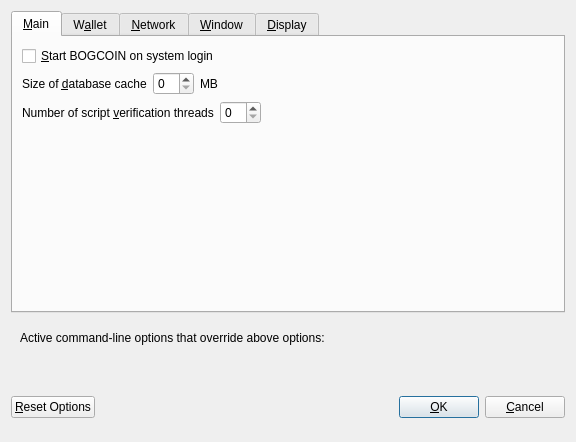
<?xml version="1.0" encoding="UTF-8"?>
<ui version="4.0">
 <class>OptionsDialog</class>
 <widget class="QDialog" name="OptionsDialog">
  <property name="geometry">
   <rect>
    <x>0</x>
    <y>0</y>
    <width>576</width>
    <height>442</height>
   </rect>
  </property>
  <property name="windowTitle">
   <string>Options</string>
  </property>
  <property name="modal">
   <bool>true</bool>
  </property>
  <layout class="QVBoxLayout" name="verticalLayout">
   <item>
    <widget class="QTabWidget" name="tabWidget">
     <property name="currentIndex">
      <number>0</number>
     </property>
     <widget class="QWidget" name="tabMain">
      <attribute name="title">
       <string>&amp;Main</string>
      </attribute>
      <layout class="QVBoxLayout" name="verticalLayout_Main">
       <item>
        <widget class="QCheckBox" name="bitcoinAtStartup">
         <property name="toolTip">
          <string>Automatically start BOGCOIN after logging in to the system.</string>
         </property>
         <property name="text">
          <string>&amp;Start BOGCOIN on system login</string>
         </property>
        </widget>
       </item>
       <item>
        <layout class="QHBoxLayout" name="horizontalLayout_2_Main">
         <item>
          <widget class="QLabel" name="databaseCacheLabel">
           <property name="text">
            <string>Size of &amp;database cache</string>
           </property>
           <property name="textFormat">
            <enum>Qt::PlainText</enum>
           </property>
           <property name="buddy">
            <cstring>databaseCache</cstring>
           </property>
          </widget>
         </item>
         <item>
          <widget class="QSpinBox" name="databaseCache"/>
         </item>
         <item>
          <widget class="QLabel" name="databaseCacheUnitLabel">
           <property name="text">
            <string>MB</string>
           </property>
           <property name="textFormat">
            <enum>Qt::PlainText</enum>
           </property>
          </widget>
         </item>
         <item>
          <spacer name="horizontalSpacer_2_Main">
           <property name="orientation">
            <enum>Qt::Horizontal</enum>
           </property>
           <property name="sizeHint" stdset="0">
            <size>
             <width>40</width>
             <height>20</height>
            </size>
           </property>
          </spacer>
         </item>
        </layout>
       </item>
       <item>
        <layout class="QHBoxLayout" name="horizontalLayout_3_Main">
         <item>
          <widget class="QLabel" name="threadsScriptVerifLabel">
           <property name="text">
            <string>Number of script &amp;verification threads</string>
           </property>
           <property name="textFormat">
            <enum>Qt::PlainText</enum>
           </property>
           <property name="buddy">
            <cstring>threadsScriptVerif</cstring>
           </property>
          </widget>
         </item>
         <item>
          <widget class="QSpinBox" name="threadsScriptVerif">
           <property name="toolTip">
            <string>(0 = auto, &lt;0 = leave that many cores free)</string>
           </property>
          </widget>
         </item>
         <item>
          <spacer name="horizontalSpacer_3_Main">
           <property name="orientation">
            <enum>Qt::Horizontal</enum>
           </property>
           <property name="sizeHint" stdset="0">
            <size>
             <width>40</width>
             <height>20</height>
            </size>
           </property>
          </spacer>
         </item>
        </layout>
       </item>
       <item>
        <spacer name="verticalSpacer_2">
         <property name="orientation">
          <enum>Qt::Vertical</enum>
         </property>
         <property name="sizeHint" stdset="0">
          <size>
           <width>20</width>
           <height>40</height>
          </size>
         </property>
        </spacer>
       </item>
      </layout>
     </widget>
     <widget class="QWidget" name="tabWallet">
      <attribute name="title">
       <string>W&amp;allet</string>
      </attribute>
      <layout class="QVBoxLayout" name="verticalLayout_Wallet">
       <item>
        <layout class="QHBoxLayout" name="horizontalLayout_2_Wallet">
         <item>
          <widget class="QLabel" name="labelStakeSplitThresholdText">
           <property name="text">
            <string>Stake split threshold:</string>
           </property>
          </widget>
         </item>
         <item>
          <widget class="QSpinBox" name="spinBoxStakeSplitThreshold">
           <property name="minimum">
            <number>1</number>
           </property>
           <property name="maximum">
            <number>999999</number>
           </property>
          </widget>
         </item>
        </layout>
       </item>
       <item>
        <widget class="QGroupBox" name="groupBox">
         <property name="title">
          <string>Expert</string>
         </property>
         <layout class="QVBoxLayout" name="verticalLayout_2">
          <item>
           <widget class="QCheckBox" name="coinControlFeatures">
            <property name="toolTip">
             <string>Whether to show coin control features or not.</string>
            </property>
            <property name="text">
             <string>Enable coin &amp;control features</string>
            </property>
           </widget>
          </item>
          <item>
           <widget class="QCheckBox" name="showMasternodesTab">
            <property name="toolTip">
             <string>Show additional tab listing all your masternodes in first sub-tab&lt;br/&gt;and all masternodes on the network in second sub-tab.</string>
            </property>
            <property name="text">
             <string>Show Masternodes Tab</string>
            </property>
           </widget>
          </item>
          <item>
           <widget class="QCheckBox" name="spendZeroConfChange">
            <property name="toolTip">
             <string>If you disable the spending of unconfirmed change, the change from a transaction&lt;br/&gt;cannot be used until that transaction has at least one confirmation.&lt;br/&gt;This also affects how your balance is computed.</string>
            </property>
            <property name="text">
             <string>&amp;Spend unconfirmed change</string>
            </property>
           </widget>
          </item>
         </layout>
        </widget>
       </item>
       <item>
        <spacer name="verticalSpacer_Wallet">
         <property name="orientation">
          <enum>Qt::Vertical</enum>
         </property>
         <property name="sizeHint" stdset="0">
          <size>
           <width>20</width>
           <height>40</height>
          </size>
         </property>
        </spacer>
       </item>
      </layout>
     </widget>
     <widget class="QWidget" name="tabNetwork">
      <attribute name="title">
       <string>&amp;Network</string>
      </attribute>
      <layout class="QVBoxLayout" name="verticalLayout_Network">
       <item>
        <widget class="QCheckBox" name="mapPortUpnp">
         <property name="toolTip">
          <string>Automatically open the BOGCOIN client port on the router. This only works when your router supports UPnP and it is enabled.</string>
         </property>
         <property name="text">
          <string>Map port using &amp;UPnP</string>
         </property>
        </widget>
       </item>
       <item>
        <widget class="QCheckBox" name="allowIncoming">
         <property name="toolTip">
          <string>Accept connections from outside</string>
         </property>
         <property name="text">
          <string>Allow incoming connections</string>
         </property>
        </widget>
       </item>
       <item>
        <widget class="QCheckBox" name="connectSocks">
         <property name="toolTip">
          <string>Connect to the BOGCOIN network through a SOCKS5 proxy.</string>
         </property>
         <property name="text">
          <string>&amp;Connect through SOCKS5 proxy (default proxy):</string>
         </property>
        </widget>
       </item>
       <item>
        <layout class="QHBoxLayout" name="horizontalLayout_1_Network">
         <item>
          <widget class="QLabel" name="proxyIpLabel">
           <property name="text">
            <string>Proxy &amp;IP:</string>
           </property>
           <property name="textFormat">
            <enum>Qt::PlainText</enum>
           </property>
           <property name="buddy">
            <cstring>proxyIp</cstring>
           </property>
          </widget>
         </item>
         <item>
          <widget class="QValidatedLineEdit" name="proxyIp">
           <property name="minimumSize">
            <size>
             <width>140</width>
             <height>0</height>
            </size>
           </property>
           <property name="maximumSize">
            <size>
             <width>140</width>
             <height>16777215</height>
            </size>
           </property>
           <property name="toolTip">
            <string>IP address of the proxy (e.g. IPv4: 127.0.0.1 / IPv6: ::1)</string>
           </property>
          </widget>
         </item>
         <item>
          <widget class="QLabel" name="proxyPortLabel">
           <property name="text">
            <string>&amp;Port:</string>
           </property>
           <property name="textFormat">
            <enum>Qt::PlainText</enum>
           </property>
           <property name="buddy">
            <cstring>proxyPort</cstring>
           </property>
          </widget>
         </item>
         <item>
          <widget class="QLineEdit" name="proxyPort">
           <property name="minimumSize">
            <size>
             <width>55</width>
             <height>0</height>
            </size>
           </property>
           <property name="maximumSize">
            <size>
             <width>55</width>
             <height>16777215</height>
            </size>
           </property>
           <property name="toolTip">
            <string>Port of the proxy (e.g. 9050)</string>
           </property>
          </widget>
         </item>
         <item>
          <spacer name="horizontalSpacer_1_Network">
           <property name="orientation">
            <enum>Qt::Horizontal</enum>
           </property>
           <property name="sizeHint" stdset="0">
            <size>
             <width>40</width>
             <height>20</height>
            </size>
           </property>
          </spacer>
         </item>
        </layout>
       </item>
       <item>
        <spacer name="verticalSpacer_Network">
         <property name="orientation">
          <enum>Qt::Vertical</enum>
         </property>
         <property name="sizeHint" stdset="0">
          <size>
           <width>20</width>
           <height>40</height>
          </size>
         </property>
        </spacer>
       </item>
      </layout>
     </widget>
     <widget class="QWidget" name="tabWindow">
      <attribute name="title">
       <string>&amp;Window</string>
      </attribute>
      <layout class="QVBoxLayout" name="verticalLayout_Window">
       <item>
        <widget class="QCheckBox" name="minimizeToTray">
         <property name="toolTip">
          <string>Show only a tray icon after minimizing the window.</string>
         </property>
         <property name="text">
          <string>&amp;Minimize to the tray instead of the taskbar</string>
         </property>
        </widget>
       </item>
       <item>
        <widget class="QCheckBox" name="minimizeOnClose">
         <property name="toolTip">
          <string>Minimize instead of exit the application when the window is closed. When this option is enabled, the application will be closed only after selecting Quit in the menu.</string>
         </property>
         <property name="text">
          <string>M&amp;inimize on close</string>
         </property>
        </widget>
       </item>
       <item>
        <spacer name="verticalSpacer_Window">
         <property name="orientation">
          <enum>Qt::Vertical</enum>
         </property>
         <property name="sizeHint" stdset="0">
          <size>
           <width>20</width>
           <height>40</height>
          </size>
         </property>
        </spacer>
       </item>
      </layout>
     </widget>
     <widget class="QWidget" name="tabDisplay">
      <attribute name="title">
       <string>&amp;Display</string>
      </attribute>
      <layout class="QVBoxLayout" name="verticalLayout_Display">
       <item>
        <layout class="QHBoxLayout" name="horizontalLayout_1_Display">
         <item>
          <widget class="QLabel" name="langLabel">
           <property name="text">
            <string>User Interface &amp;language:</string>
           </property>
           <property name="textFormat">
            <enum>Qt::PlainText</enum>
           </property>
           <property name="buddy">
            <cstring>lang</cstring>
           </property>
          </widget>
         </item>
         <item>
          <widget class="QValueComboBox" name="lang">
           <property name="toolTip">
            <string>The user interface language can be set here. This setting will take effect after restarting BOGCOIN.</string>
           </property>
          </widget>
         </item>
        </layout>
       </item>
       <item>
        <widget class="Line" name="line">
         <property name="orientation">
          <enum>Qt::Horizontal</enum>
         </property>
        </widget>
       </item>
       <item>
        <layout class="QHBoxLayout" name="horizontalLayout_2_Display">
         <item>
          <widget class="QLabel" name="unitLabel">
           <property name="text">
            <string>&amp;Unit to show amounts in:</string>
           </property>
           <property name="textFormat">
            <enum>Qt::PlainText</enum>
           </property>
           <property name="buddy">
            <cstring>unit</cstring>
           </property>
          </widget>
         </item>
         <item>
          <widget class="QValueComboBox" name="unit">
           <property name="toolTip">
            <string>Choose the default subdivision unit to show in the interface and when sending coins.</string>
           </property>
          </widget>
         </item>
        </layout>
       </item>
       <item>
        <layout class="QHBoxLayout" name="horizontalLayout_5_Display">
         <item>
          <widget class="QLabel" name="digitsLabel">
           <property name="text">
            <string>Decimal digits</string>
           </property>
          </widget>
         </item>
         <item>
          <widget class="QValueComboBox" name="digits"/>
         </item>
        </layout>
       </item>
       <item>
        <layout class="QHBoxLayout" name="horizontalLayout_3_Display">
         <item>
          <widget class="QLabel" name="thirdPartyTxUrlsLabel">
           <property name="toolTip">
            <string>Third party URLs (e.g. a block explorer) that appear in the transactions tab as context menu items. %s in the URL is replaced by transaction hash. Multiple URLs are separated by vertical bar |.</string>
           </property>
           <property name="text">
            <string>Third party transaction URLs</string>
           </property>
           <property name="buddy">
            <cstring>thirdPartyTxUrls</cstring>
           </property>
          </widget>
         </item>
         <item>
          <widget class="QLineEdit" name="thirdPartyTxUrls">
           <property name="toolTip">
            <string>Third party URLs (e.g. a block explorer) that appear in the transactions tab as context menu items. %s in the URL is replaced by transaction hash. Multiple URLs are separated by vertical bar |.</string>
           </property>
          </widget>
         </item>
        </layout>
       </item>
       <item>
        <spacer name="verticalSpacer">
         <property name="orientation">
          <enum>Qt::Vertical</enum>
         </property>
         <property name="sizeHint" stdset="0">
          <size>
           <width>20</width>
           <height>40</height>
          </size>
         </property>
        </spacer>
       </item>
      </layout>
     </widget>
    </widget>
   </item>
   <item>
    <widget class="QFrame" name="frame">
     <layout class="QVBoxLayout" name="verticalLayout_Bottom">
      <item>
       <layout class="QHBoxLayout" name="horizontalLayout_Bottom">
        <item>
         <widget class="QLabel" name="overriddenByCommandLineInfoLabel">
          <property name="text">
           <string>Active command-line options that override above options:</string>
          </property>
          <property name="textFormat">
           <enum>Qt::PlainText</enum>
          </property>
         </widget>
        </item>
        <item>
         <spacer name="horizontalSpacer_Bottom">
          <property name="orientation">
           <enum>Qt::Horizontal</enum>
          </property>
          <property name="sizeHint" stdset="0">
           <size>
            <width>40</width>
            <height>20</height>
           </size>
          </property>
         </spacer>
        </item>
       </layout>
      </item>
      <item>
       <widget class="QLabel" name="overriddenByCommandLineLabel">
        <property name="text">
         <string/>
        </property>
        <property name="textFormat">
         <enum>Qt::PlainText</enum>
        </property>
        <property name="wordWrap">
         <bool>true</bool>
        </property>
       </widget>
      </item>
     </layout>
    </widget>
   </item>
   <item>
    <layout class="QHBoxLayout" name="horizontalLayout_Buttons">
     <item>
      <widget class="QPushButton" name="resetButton">
       <property name="toolTip">
        <string>Reset all client options to default.</string>
       </property>
       <property name="text">
        <string>&amp;Reset Options</string>
       </property>
       <property name="autoDefault">
        <bool>false</bool>
       </property>
      </widget>
     </item>
     <item>
      <spacer name="horizontalSpacer_1">
       <property name="orientation">
        <enum>Qt::Horizontal</enum>
       </property>
       <property name="sizeHint" stdset="0">
        <size>
         <width>40</width>
         <height>48</height>
        </size>
       </property>
      </spacer>
     </item>
     <item>
      <widget class="QLabel" name="statusLabel">
       <property name="minimumSize">
        <size>
         <width>200</width>
         <height>0</height>
        </size>
       </property>
       <property name="font">
        <font>
         <weight>75</weight>
         <bold>true</bold>
        </font>
       </property>
       <property name="text">
        <string/>
       </property>
       <property name="textFormat">
        <enum>Qt::PlainText</enum>
       </property>
       <property name="wordWrap">
        <bool>true</bool>
       </property>
      </widget>
     </item>
     <item>
      <spacer name="horizontalSpacer_2">
       <property name="orientation">
        <enum>Qt::Horizontal</enum>
       </property>
       <property name="sizeHint" stdset="0">
        <size>
         <width>40</width>
         <height>48</height>
        </size>
       </property>
      </spacer>
     </item>
     <item>
      <widget class="QPushButton" name="okButton">
       <property name="text">
        <string>&amp;OK</string>
       </property>
       <property name="autoDefault">
        <bool>false</bool>
       </property>
       <property name="default">
        <bool>true</bool>
       </property>
      </widget>
     </item>
     <item>
      <widget class="QPushButton" name="cancelButton">
       <property name="text">
        <string>&amp;Cancel</string>
       </property>
       <property name="autoDefault">
        <bool>false</bool>
       </property>
      </widget>
     </item>
    </layout>
   </item>
  </layout>
 </widget>
 <customwidgets>
  <customwidget>
   <class>QValidatedLineEdit</class>
   <extends>QLineEdit</extends>
   <header>qvalidatedlineedit.h</header>
  </customwidget>
  <customwidget>
   <class>QValueComboBox</class>
   <extends>QComboBox</extends>
   <header>qvaluecombobox.h</header>
  </customwidget>
 </customwidgets>
 <resources/>
 <connections/>
</ui>
